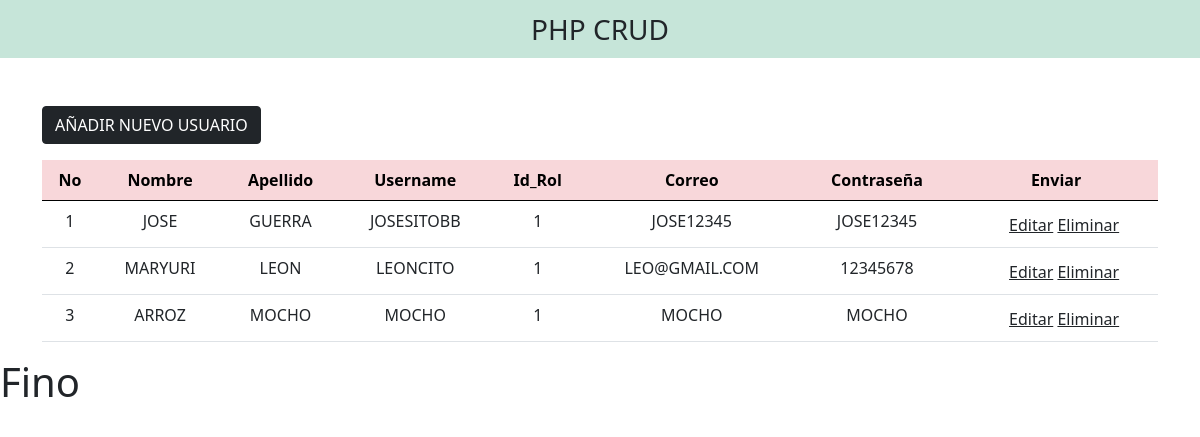
The page / on the database its author committed.
### tables this page shows
CREATE TABLE `usuarios` (
  `idUSUARIOS` int(11) NOT NULL,
  `usuarios_nombres` varchar(45) NOT NULL,
  `usuario_apellido` varchar(45) NOT NULL,
  `usuario_username` varchar(45) NOT NULL,
  `usuario_contraseña` varchar(45) NOT NULL,
  `usuario_correo` varchar(45) NOT NULL,
  `ROLES_IdROLES` int(11) NOT NULL
);

### index.php (the view, shortened to what this page needs)
<!DOCTYPE html>
<html lang="en">
<head>
<link href="https://cdn.jsdelivr.net/npm/bootstrap@5.0.2/dist/css/bootstrap.min.css"
rel="stylesheet"
crossorigin="anonymous">
</head>
<body>
    <nav class="navbar navbar-light justify-content-center fs-3 mb-5" style="background-color:#c6e5d9">
        PHP CRUD
</nav>
<div class="container">
    <?php
      $i = 1;
    ?>
    <a href="add_new.php" class="btn btn-dark mb-3"> AÑADIR NUEVO USUARIO</a>
    <table class="table table-holver text-center">
  <thead class="table-danger">
    <tr>
      <th scope="col">No</th>
      <th scope="col">Nombre</th>
      <th scope="col">Apellido</th>
      <th scope="col">Username</th>
      <th scope="col">Id_Rol</th>
      <th scope="col">Correo</th>
      <th scope="col">Contraseña</th>
      <th scope="col">Enviar</th>
    </tr>
  </thead>
  <tbody>
  <?php
$sql="SELECT * FROM `usuarios`";
$result=mysqli_query($conn,$sql);
while($row = mysqli_fetch_assoc($result)){
?>
<tr>
<td><?php echo $i++ ?></td>
<td><?php echo $row['usuarios_nombres'] ?> </td>
<td> <?php echo $row['usuario_apellido'] ?> </td>
<td><?php echo $row['usuario_username'] ?></td>
<td><?php echo $row['ROLES_IdROLES'] ?></td>
<td> <?php echo $row['usuario_correo'] ?> </td>
<td><?php echo $row['usuario_contraseña'] ?></td>
<td>
<a href="edit.php?id=<?php echo $row['idUSUARIOS']?>" class="link-dark"><i class="fa-solid fa-pen-to-square fs-5 me-3"></i>Editar</a>
<a href="delete.php?id=<?php echo $row['idUSUARIOS']?>" class="link-dark"><i class="fa-solid fa-trash fs-5 "></i>Eliminar</a>
</td>
</tr>
<?php
}
  ?>
  </tbody>
</table>
</div>
    <h1>Fino<h1>
</body>
</html>

### rows shown on the page
usuarios: usuarios_nombres "JOSE", usuario_apellido "GUERRA", usuario_username "JOSESITOBB", ROLES_IdROLES "1", usuario_correo "JOSE12345", usuario_contraseña "JOSE12345"
usuarios: usuarios_nombres "MARYURI", usuario_apellido "LEON", usuario_username "LEONCITO", ROLES_IdROLES "1", usuario_correo "LEO@GMAIL.COM", usuario_contraseña "12345678"
usuarios: usuarios_nombres "ARROZ", usuario_apellido "MOCHO", usuario_username "MOCHO", ROLES_IdROLES "1", usuario_correo "MOCHO", usuario_contraseña "MOCHO"
